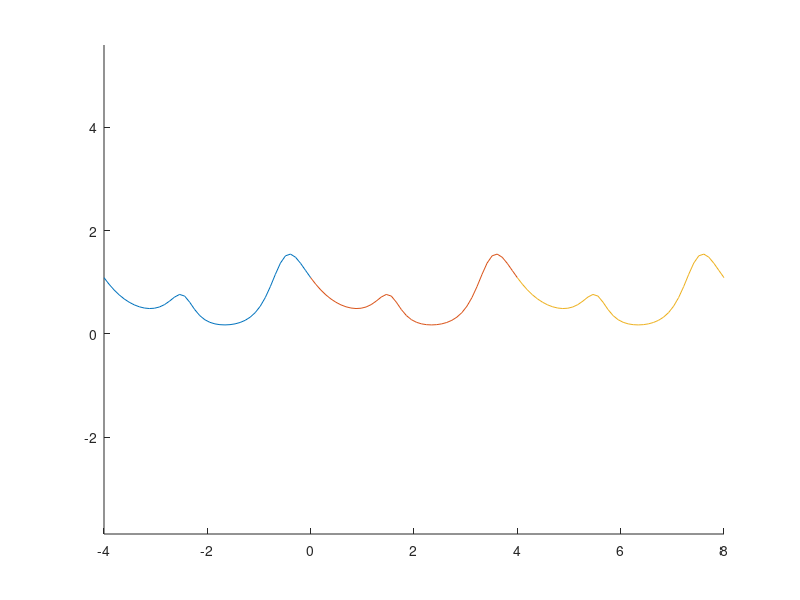

The MATLAB script that drew this image:
format long
fq=@(t) exp(cos(pi/2*t))./(2+sin(pi*t)+0.5*cos(pi/2*t));
trap = @(y) (y(1)+2*sum(y(2:end-1))+y(end))/2/(length(y)-1);
T=4;

x = linspace(0, 4, 42);

hold on
for i = 4*(-1:1)
       	plot(x+i, fq(x))
end
axis equal

n=20;
last=0;
cur=1;

while abs(last-cur)>=1e-14
	last=cur;
	n=2*n;

	x = linspace(0, T, n+1);
	f=fq(x);
	cur=trap(f)*T;
end

n
cur

quad(fq, 0, 4)

